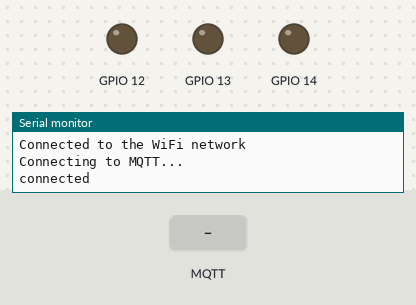
Recording of a sketch running on a simulated ESP8266 (NodeMCU). Parts: output pins drawn as LEDs (lit = HIGH), the last lines printed to the serial monitor. Inputs (shaded band) come from the test bench. WiFi joins after 1.5 s; servers stay silent unless stated; no MQTT or app messages arrive unless stated.

Above: at 2.7 s.
2.8 s: MQTT message "1" arrives on the first subscribed topic
At 4.0 s:
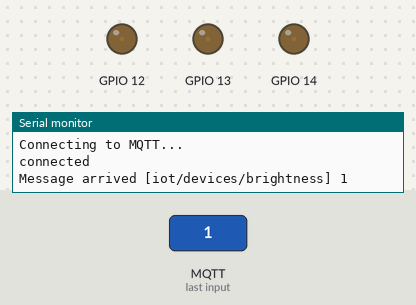
4.3 s: MQTT message "0" arrives on the second subscribed topic
At 5.3 s:
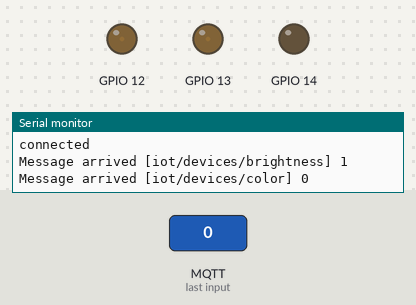
5.8 s: MQTT message "90" arrives on the first subscribed topic
At 6.5 s:
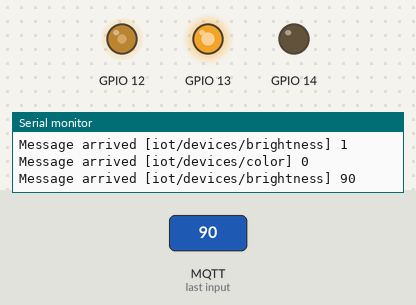
7.3 s: MQTT message "1" arrives on the second subscribed topic
At 7.6 s:
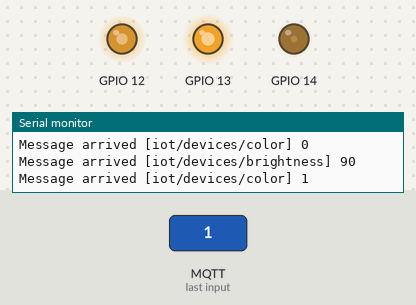
8.8 s: MQTT message "2" arrives on the second subscribed topic
At 9.9 s:
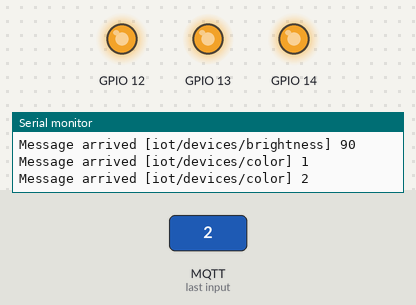
10.3 s: MQTT message "on" arrives on the first subscribed topic
At 11.1 s:
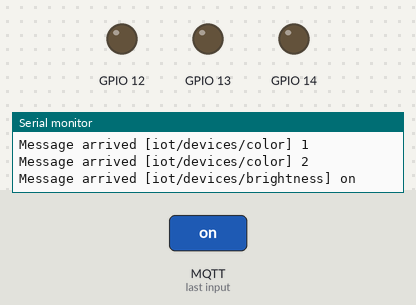
Timing chart, 0 to 12.8 s (numbered marks = the images above; inputs shaded):
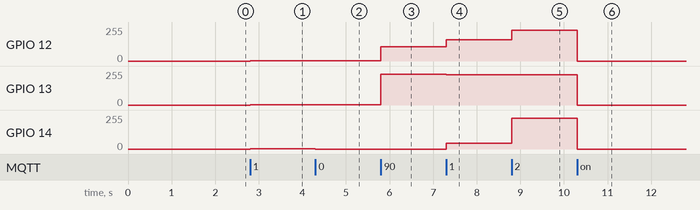

Measured:
- after the input at 2.8 s, GPIO 12–14: 0/255 → 2/255 at once
- after the input at 4.3 s, GPIO 12: 2/255 → 1/255 at once; GPIO 14: 2/255 → 0/255 at once
- after the input at 5.8 s, GPIO 12: 1/255 → 106/255 at once; GPIO 13: 2/255 → 229/255 at once
- after the input at 7.3 s, GPIO 12: 106/255 → 160/255 at once; GPIO 13: 229/255 → 226/255 at once; GPIO 14: 0/255 → 45/255 at once
- after the input at 8.8 s, GPIO 12: 160/255 → 229/255 at once; GPIO 14: 45/255 → 229/255 at once
- after the input at 10.3 s, GPIO 12, GPIO 14: 229/255 → 0/255 at once; GPIO 13: 226/255 → 0/255 at once

The sketch:

arduino_led_rgb.ino
```cpp
#include <RGBLed.h>
#include <ESP8266WiFi.h>
#include <PubSubClient.h>

int portarossa = 13;
int portaverde = 12;
int portablu = 14;

const char* ssid = "WIFI-SSID";
const char* password =  "WIFI-PASSWORD";

const char* mqttServer = "MQTT-BROKER-IP";
const int mqttPort = 1883;
const char* mqttUser = "MQTT-USERNAME";
const char* mqttPassword = "MQTT-PASSWORD";
const char* topicBrightness = "iot/devices/brightness";
const char* topicColor = "iot/devices/color";

String msgIn = "";
int brigh,color;
int red=255;
int green=255;
int blue=255;


WiFiClient espClient;
PubSubClient client(espClient);

RGBLed led(13, 12, 14, RGBLed::COMMON_CATHODE);

void callback(char* topic, byte* payload, unsigned int length) {
  msgIn = "";
  Serial.print("Message arrived [");
  Serial.print(topic);
  Serial.print("] ");
  for (int i = 0; i < length; i++) {
    msgIn = msgIn + ((char)payload[i]);
  }

  if(strcmp(topic,topicBrightness)==0){

    brigh = msgIn.toInt();
    led.brightness(red, green, blue, brigh);

  }
  if(strcmp(topic,topicColor)==0){

    color = msgIn.toInt();

    switch(color){

      case 0: red=255;green=118;blue=0; led.brightness(red, green, blue, brigh);  break;
      case 1: red=252;green=178;blue=50; led.brightness(red, green, blue, brigh);  break;
      case 2: red=252;green=255;blue=255; led.brightness(red, green, blue, brigh);  break;
      default: led.brightness(RGBLed::WHITE, brigh); break;
    }


  }

  Serial.println(msgIn);

}

void setup()
{
   // put your setup code here, to run once:
    Serial.begin(115200); //configure serial to talk to computer

    //THSensor.begin(SENSOR_PIN);

    WiFi.begin(ssid, password);

    while (WiFi.status() != WL_CONNECTED) {
      delay(500);
      Serial.println("Connecting to WiFi..");
    }
    Serial.println("Connected to the WiFi network");

    client.setServer(mqttServer, mqttPort);
    client.setCallback(callback);

    while (!client.connected()) {
      Serial.println("Connecting to MQTT...");

      if (client.connect("LEDClient", mqttUser, mqttPassword )) {

        Serial.println("connected");
        client.subscribe(topicBrightness);
        client.subscribe(topicColor);

      } else {

        Serial.print("failed with state ");
        Serial.print(client.state());
        delay(2000);

      }
    }
}

void loop()
{
  client.loop();
}
```
